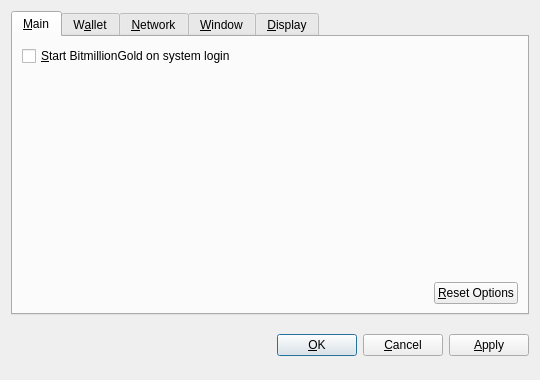
<?xml version="1.0" encoding="UTF-8"?>
<ui version="4.0">
 <class>OptionsDialog</class>
 <widget class="QDialog" name="OptionsDialog">
  <property name="geometry">
   <rect>
    <x>0</x>
    <y>0</y>
    <width>540</width>
    <height>380</height>
   </rect>
  </property>
  <property name="windowTitle">
   <string>Options</string>
  </property>
  <property name="modal">
   <bool>true</bool>
  </property>
  <layout class="QVBoxLayout" name="verticalLayout">
   <item>
    <widget class="QTabWidget" name="tabWidget">
     <property name="tabPosition">
      <enum>QTabWidget::North</enum>
     </property>
     <property name="currentIndex">
      <number>0</number>
     </property>
     <widget class="QWidget" name="tabMain">
      <attribute name="title">
       <string>&amp;Main</string>
      </attribute>
      <layout class="QVBoxLayout" name="verticalLayout_Main">
       <item>
        <widget class="QCheckBox" name="bitcoinAtStartup">
         <property name="toolTip">
          <string>Automatically start BitmillionGold after logging in to the system.</string>
         </property>
         <property name="text">
          <string>&amp;Start BitmillionGold on system login</string>
         </property>
        </widget>
       </item>
       <item>
        <spacer name="verticalSpacer_Main">
         <property name="orientation">
          <enum>Qt::Vertical</enum>
         </property>
         <property name="sizeHint" stdset="0">
          <size>
           <width>20</width>
           <height>40</height>
          </size>
         </property>
        </spacer>
       </item>
       <item>
        <layout class="QHBoxLayout" name="horizontalLayout_2_Main">
         <item>
          <spacer name="horizontalSpacer_2_Main">
           <property name="orientation">
            <enum>Qt::Horizontal</enum>
           </property>
           <property name="sizeHint" stdset="0">
            <size>
             <width>40</width>
             <height>20</height>
            </size>
           </property>
          </spacer>
         </item>
         <item>
          <widget class="QPushButton" name="resetButton">
           <property name="toolTip">
            <string>Reset all client options to default.</string>
           </property>
           <property name="text">
            <string>&amp;Reset Options</string>
           </property>
           <property name="autoDefault">
            <bool>false</bool>
           </property>
          </widget>
         </item>
        </layout>
       </item>
      </layout>
     </widget>
     <widget class="QWidget" name="tabWallet">
      <attribute name="title">
       <string>W&amp;allet</string>
      </attribute>
      <layout class="QVBoxLayout" name="verticalLayout_Network">
       <item>
        <widget class="QLabel" name="transactionFeeInfoLabel">
         <property name="text">
          <string>Optional transaction fee per kB that helps make sure your transactions are processed quickly. Most transactions are 1 kB.</string>
         </property>
         <property name="textFormat">
          <enum>Qt::PlainText</enum>
         </property>
         <property name="wordWrap">
          <bool>true</bool>
         </property>
        </widget>
       </item>
       <item>
        <layout class="QHBoxLayout" name="horizontalLayout_1_Main">
         <item>
          <widget class="QLabel" name="transactionFeeLabel">
           <property name="text">
            <string>Pay transaction &amp;fee</string>
           </property>
           <property name="textFormat">
            <enum>Qt::PlainText</enum>
           </property>
           <property name="buddy">
            <cstring>transactionFee</cstring>
           </property>
          </widget>
         </item>
         <item>
          <widget class="BitcoinAmountField" name="transactionFee"/>
         </item>
         <item>
          <spacer name="horizontalSpacer_1_Main">
           <property name="orientation">
            <enum>Qt::Horizontal</enum>
           </property>
           <property name="sizeHint" stdset="0">
            <size>
             <width>40</width>
             <height>20</height>
            </size>
           </property>
          </spacer>
         </item>
        </layout>
       </item>
       <item>
        <widget class="QLabel" name="label">
         <property name="text">
          <string>If you disable the spending of unconfirmed change, the change from a transaction cannot be used until that transaction has at least one confirmation. This also affects how your balance is computed.</string>
         </property>
         <property name="wordWrap">
          <bool>true</bool>
         </property>
        </widget>
       </item>
       <item>
        <widget class="QCheckBox" name="spendZeroConfChange">
         <property name="text">
          <string>Spend unconfirmed change  (experts only)</string>
         </property>
        </widget>
       </item>
       <item>
        <spacer name="verticalSpacer">
         <property name="orientation">
          <enum>Qt::Vertical</enum>
         </property>
         <property name="sizeHint" stdset="0">
          <size>
           <width>20</width>
           <height>40</height>
          </size>
         </property>
        </spacer>
       </item>
      </layout>
     </widget>
     <widget class="QWidget" name="tabNetwork">
      <attribute name="title">
       <string>&amp;Network</string>
      </attribute>
      <layout class="QVBoxLayout" name="verticalLayout_Network">
       <item>
        <widget class="QCheckBox" name="mapPortUpnp">
         <property name="toolTip">
          <string>Automatically open the BitmillionGold client port on the router. This only works when your router supports UPnP and it is enabled.</string>
         </property>
         <property name="text">
          <string>Map port using &amp;UPnP</string>
         </property>
        </widget>
       </item>
       <item>
        <widget class="QCheckBox" name="connectSocks">
         <property name="toolTip">
          <string>Connect to the BitmillionGold network through a SOCKS proxy (e.g. when connecting through Tor).</string>
         </property>
         <property name="text">
          <string>&amp;Connect through SOCKS proxy:</string>
         </property>
        </widget>
       </item>
       <item>
        <layout class="QHBoxLayout" name="horizontalLayout_Network">
         <item>
          <widget class="QLabel" name="proxyIpLabel">
           <property name="text">
            <string>Proxy &amp;IP:</string>
           </property>
           <property name="textFormat">
            <enum>Qt::PlainText</enum>
           </property>
           <property name="buddy">
            <cstring>proxyIp</cstring>
           </property>
          </widget>
         </item>
         <item>
          <widget class="QValidatedLineEdit" name="proxyIp">
           <property name="maximumSize">
            <size>
             <width>140</width>
             <height>16777215</height>
            </size>
           </property>
           <property name="toolTip">
            <string>IP address of the proxy (e.g. 127.0.0.1)</string>
           </property>
          </widget>
         </item>
         <item>
          <widget class="QLabel" name="proxyPortLabel">
           <property name="text">
            <string>&amp;Port:</string>
           </property>
           <property name="textFormat">
            <enum>Qt::PlainText</enum>
           </property>
           <property name="buddy">
            <cstring>proxyPort</cstring>
           </property>
          </widget>
         </item>
         <item>
          <widget class="QLineEdit" name="proxyPort">
           <property name="maximumSize">
            <size>
             <width>55</width>
             <height>16777215</height>
            </size>
           </property>
           <property name="toolTip">
            <string>Port of the proxy (e.g. 9050)</string>
           </property>
          </widget>
         </item>
         <item>
          <widget class="QLabel" name="socksVersionLabel">
           <property name="text">
            <string>SOCKS &amp;Version:</string>
           </property>
           <property name="textFormat">
            <enum>Qt::PlainText</enum>
           </property>
           <property name="buddy">
            <cstring>socksVersion</cstring>
           </property>
          </widget>
         </item>
         <item>
          <widget class="QValueComboBox" name="socksVersion">
           <property name="toolTip">
            <string>SOCKS version of the proxy (e.g. 5)</string>
           </property>
          </widget>
         </item>
         <item>
          <spacer name="horizontalSpacer_Network">
           <property name="orientation">
            <enum>Qt::Horizontal</enum>
           </property>
           <property name="sizeHint" stdset="0">
            <size>
             <width>40</width>
             <height>20</height>
            </size>
           </property>
          </spacer>
         </item>
        </layout>
       </item>
       <item>
        <spacer name="verticalSpacer_Network">
         <property name="orientation">
          <enum>Qt::Vertical</enum>
         </property>
         <property name="sizeHint" stdset="0">
          <size>
           <width>20</width>
           <height>40</height>
          </size>
         </property>
        </spacer>
       </item>
      </layout>
     </widget>
     <widget class="QWidget" name="tabWindow">
      <attribute name="title">
       <string>&amp;Window</string>
      </attribute>
      <layout class="QVBoxLayout" name="verticalLayout_Window">
       <item>
        <widget class="QCheckBox" name="minimizeToTray">
         <property name="toolTip">
          <string>Show only a tray icon after minimizing the window.</string>
         </property>
         <property name="text">
          <string>&amp;Minimize to the tray instead of the taskbar</string>
         </property>
        </widget>
       </item>
       <item>
        <widget class="QCheckBox" name="minimizeOnClose">
         <property name="toolTip">
          <string>Minimize instead of exit the application when the window is closed. When this option is enabled, the application will be closed only after selecting Quit in the menu.</string>
         </property>
         <property name="text">
          <string>M&amp;inimize on close</string>
         </property>
        </widget>
       </item>
       <item>
        <spacer name="verticalSpacer_Window">
         <property name="orientation">
          <enum>Qt::Vertical</enum>
         </property>
         <property name="sizeHint" stdset="0">
          <size>
           <width>20</width>
           <height>40</height>
          </size>
         </property>
        </spacer>
       </item>
      </layout>
     </widget>
     <widget class="QWidget" name="tabDisplay">
      <attribute name="title">
       <string>&amp;Display</string>
      </attribute>
      <layout class="QVBoxLayout" name="verticalLayout_Display">
       <item>
        <layout class="QHBoxLayout" name="horizontalLayout_1_Display">
         <item>
          <widget class="QLabel" name="langLabel">
           <property name="text">
            <string>User Interface &amp;language:</string>
           </property>
           <property name="textFormat">
            <enum>Qt::PlainText</enum>
           </property>
           <property name="buddy">
            <cstring>lang</cstring>
           </property>
          </widget>
         </item>
         <item>
          <widget class="QValueComboBox" name="lang">
           <property name="toolTip">
            <string>The user interface language can be set here. This setting will take effect after restarting BitmillionGold.</string>
           </property>
          </widget>
         </item>
        </layout>
       </item>
       <item>
        <layout class="QHBoxLayout" name="horizontalLayout_2_Display">
         <item>
          <widget class="QLabel" name="unitLabel">
           <property name="text">
            <string>&amp;Unit to show amounts in:</string>
           </property>
           <property name="textFormat">
            <enum>Qt::PlainText</enum>
           </property>
           <property name="buddy">
            <cstring>unit</cstring>
           </property>
          </widget>
         </item>
         <item>
          <widget class="QValueComboBox" name="unit">
           <property name="toolTip">
            <string>Choose the default subdivision unit to show in the interface and when sending coins.</string>
           </property>
          </widget>
         </item>
        </layout>
       </item>
       <item>
        <widget class="QCheckBox" name="displayAddresses">
         <property name="toolTip">
          <string>Whether to show BitmillionGold addresses in the transaction list or not.</string>
         </property>
         <property name="text">
          <string>&amp;Display addresses in transaction list</string>
         </property>
        </widget>
       </item>
       <item>
        <widget class="QCheckBox" name="coinControlFeatures">
         <property name="toolTip">
          <string>Whether to show coin control features or not.</string>
         </property>
         <property name="text">
          <string>Display coin &amp;control features (experts only!)</string>
         </property>
        </widget>
       </item>
       <item>
        <spacer name="verticalSpacer_Display">
         <property name="orientation">
          <enum>Qt::Vertical</enum>
         </property>
         <property name="sizeHint" stdset="0">
          <size>
           <width>20</width>
           <height>40</height>
          </size>
         </property>
        </spacer>
       </item>
      </layout>
     </widget>
    </widget>
   </item>
   <item>
    <layout class="QHBoxLayout" name="horizontalLayout_Buttons">
     <item>
      <spacer name="horizontalSpacer_1">
       <property name="orientation">
        <enum>Qt::Horizontal</enum>
       </property>
       <property name="sizeHint" stdset="0">
        <size>
         <width>40</width>
         <height>48</height>
        </size>
       </property>
      </spacer>
     </item>
     <item>
      <widget class="QLabel" name="statusLabel">
       <property name="font">
        <font>
         <weight>75</weight>
         <bold>true</bold>
        </font>
       </property>
       <property name="text">
        <string/>
       </property>
       <property name="textFormat">
        <enum>Qt::PlainText</enum>
       </property>
       <property name="wordWrap">
        <bool>true</bool>
       </property>
      </widget>
     </item>
     <item>
      <spacer name="horizontalSpacer_2">
       <property name="orientation">
        <enum>Qt::Horizontal</enum>
       </property>
       <property name="sizeHint" stdset="0">
        <size>
         <width>40</width>
         <height>48</height>
        </size>
       </property>
      </spacer>
     </item>
     <item>
      <widget class="QPushButton" name="okButton">
       <property name="text">
        <string>&amp;OK</string>
       </property>
      </widget>
     </item>
     <item>
      <widget class="QPushButton" name="cancelButton">
       <property name="text">
        <string>&amp;Cancel</string>
       </property>
       <property name="autoDefault">
        <bool>false</bool>
       </property>
      </widget>
     </item>
     <item>
      <widget class="QPushButton" name="applyButton">
       <property name="text">
        <string>&amp;Apply</string>
       </property>
       <property name="autoDefault">
        <bool>false</bool>
       </property>
      </widget>
     </item>
    </layout>
   </item>
  </layout>
 </widget>
 <customwidgets>
  <customwidget>
   <class>BitcoinAmountField</class>
   <extends>QSpinBox</extends>
   <header>bitcoinamountfield.h</header>
  </customwidget>
  <customwidget>
   <class>QValueComboBox</class>
   <extends>QComboBox</extends>
   <header>qvaluecombobox.h</header>
  </customwidget>
  <customwidget>
   <class>QValidatedLineEdit</class>
   <extends>QLineEdit</extends>
   <header>qvalidatedlineedit.h</header>
  </customwidget>
 </customwidgets>
 <resources/>
 <connections/>
</ui>
